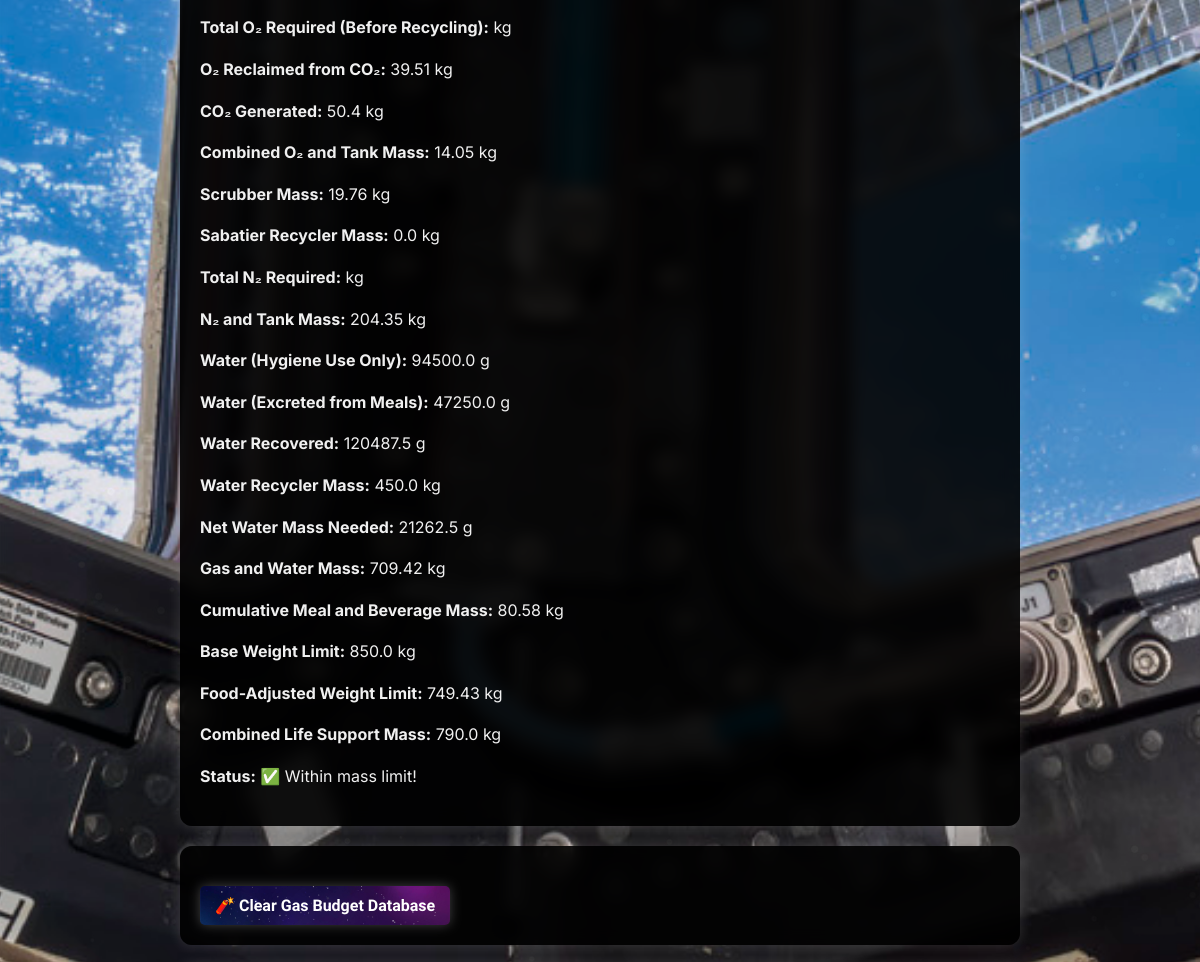
Before: / (middle part) with the older database file.
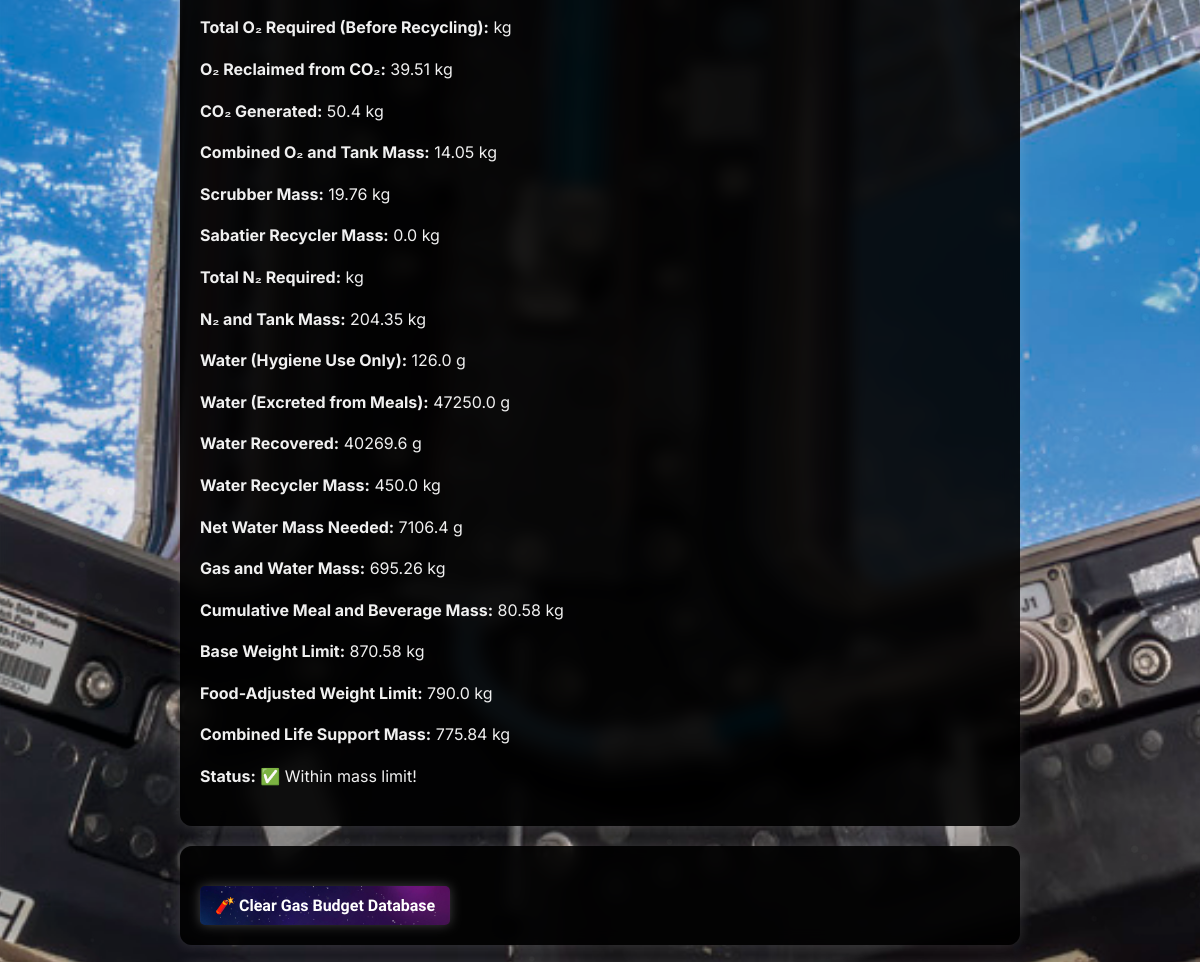
After: the same page with the newer database file.
### tables this page shows
CREATE TABLE gas_masses (
            id INTEGER PRIMARY KEY AUTOINCREMENT,
            timestamp TEXT,
            duration INTEGER,
            crew_count INTEGER,
            body_masses TEXT,
            activity TEXT,
            oxygen_tank_weight_per_kg REAL,
            co2_generated REAL,
            o2_required_kg REAL,
            o2_reclaimed REAL,
            o2_tank_mass REAL,
            scrubber_mass REAL,
            recycler_mass REAL,
            total_gas_mass REAL,
            use_scrubber BOOLEAN,
            use_recycler BOOLEAN,
            co2_scrubber_efficiency REAL,
            scrubber_weight_per_kg REAL,
            co2_recycler_efficiency REAL,
            recycler_weight REAL,
            within_limit BOOLEAN,
            weight_limit REAL,
            nitrogen_tank_weight_per_kg REAL,
            n2_required_kg REAL,
            n2_tank_mass REAL,
            hygiene_water_per_day REAL,
            water_hygiene_raw REAL,
            water_excretion REAL,
            water_recovered REAL,
            water_net REAL,
            use_water_recycler BOOLEAN,
            water_recycler_efficiency REAL,
            cumulative_meal_mass REAL,
            combined_life_support_mass REAL,
            water_recycler_mass REAL,
            total_life_support_mass REAL,
            base_weight_limit REAL
        );

### app.py (the view, shortened to what this page needs)
@app.route('/', methods=['GET', 'POST'])
def index():
    load_sufficiency_map = None
    results = {}
    crew_records = fetch_all_records(DB_PATH, TABLE_NAME)
    record = get_latest_gas_budget_record()
    if record:
        status = "✅ Within mass limit!" if record['within_limit'] else "❌ Exceeds mass limit!"
        status_color = "green" if record['within_limit'] else "red"
    try:
        gas_mass, weight_limit, _ = get_latest_gas_mass()
        meal_mass = get_cumulative_meal_mass()
        combined_mass = round(gas_mass + meal_mass, 2)
        results.update({
            'live_gas_mass': gas_mass,
            'live_meal_mass': meal_mass,
            'live_combined_mass': combined_mass,
            'live_weight_limit': weight_limit,
            'live_over_limit': (
                combined_mass is not None and
                weight_limit is not None and
                combined_mass < weight_limit
            )
        })
        if record:
            total_gas_mass = record.get('total_life_support_mass')
            if total_gas_mass is None:
                total_gas_mass = gas_mass
            cumulative_meal_mass = meal_mass
            combined_life_support_mass = round(total_gas_mass + cumulative_meal_mass, 2)
            base_limit = record.get('base_weight_limit')
            if base_limit is None:
                base_limit = weight_limit
            results.update({
                'duration': record.get('duration'),
                'crew_count': record.get('crew_count'),
                'activity': record.get('activity'),
                'total_life_support_mass': total_gas_mass,
                'cumulative_meal_mass': cumulative_meal_mass,
                'combined_life_support_mass': combined_life_support_mass,
                'live_gas_mass': total_gas_mass,
                'live_meal_mass': cumulative_meal_mass,
                'live_combined_mass': combined_life_support_mass,
                'base_weight_limit': base_limit,
                'live_weight_limit': base_limit,
                'adjusted_weight_limit': record.get('weight_limit'),
                'live_over_limit': (
                    combined_life_support_mass is not None and
                    base_limit is not None and
                    combined_life_support_mass < base_limit + 0.1
                ),
                'o2_required': record.get('o2_required_kg'),
                'o2_reclaimed': record.get('o2_reclaimed'),
                'co2_generated': record.get('co2_generated'),
                'o2_tank_mass': record.get('o2_tank_mass'),
                'scrubber_mass': record.get('scrubber_mass'),
                'recycler_mass': record.get('recycler_mass'),
                'use_scrubber': record.get('use_scrubber'),
                'use_recycler': record.get('use_recycler'),
                'n2_required': record.get('n2_required_kg'),
                'n2_tank_mass': record.get('n2_tank_mass'),
                'water_hygiene_raw': record.get('water_hygiene_raw'),
                'water_excretion': record.get('water_excretion'),
                'water_recovered': record.get('water_recovered'),
                'water_net': record.get('water_net'),
                'water_recycler_mass': record.get('water_recycler_mass'),
                'use_water_recycler': record.get('use_water_recycler'),
                'timestamp': record.get('timestamp')
            })
    except Exception as e:
        results = {'error': str(e)}
    return render_template('index.html', results=results, crew=crew_records, status=status, status_color=status_color)

### db_utils.py (called while the page is built)
def fetch_all_records(db_path, table_name):
    conn = sqlite3.connect(db_path)
    df = pd.read_sql_query(f"SELECT * FROM {table_name}", conn)
    conn.close()
    return df

def get_latest_gas_mass():
    import sqlite3
    conn = sqlite3.connect("gas_budget.db")
    conn.row_factory = sqlite3.Row  # Required for name-based access
    cursor = conn.cursor()
    cursor.execute("""
        SELECT total_gas_mass, weight_limit, base_weight_limit
        FROM gas_masses
        ORDER BY id DESC
        LIMIT 1
    """)
    row = cursor.fetchone()
    conn.close()
    if row:
        gas_mass = row["total_gas_mass"]
        weight_limit = row["weight_limit"]
        base_weight_limit = row["base_weight_limit"]
        return gas_mass, weight_limit, base_weight_limit
    else:
        return 0, 0, 0

### templates/index.html (shortened to what this page needs)
<!DOCTYPE html>
<html lang="en">
<head>
</head>
<body>
    {% if results %}
        <div class="results">
            {% if results.error %}
                <div class="error">{{ results.error }}</div>
            {% else %}
                <p><strong>Total O₂ Required (Before Recycling):</strong> {{ results.o2_required_kg }} kg</p>
                <p><strong>O₂ Reclaimed from CO₂:</strong> {{ results.o2_reclaimed }} kg</p>
                <p><strong>CO₂ Generated:</strong> {{ results.co2_generated }} kg</p>
                <p><strong>Combined O₂ and Tank Mass:</strong> {{ results.o2_tank_mass }} kg</p>
                <p><strong>Scrubber Mass:</strong> {{ results.scrubber_mass }} kg</p>
                <p><strong>Sabatier Recycler Mass:</strong> {{ results.recycler_mass }} kg</p>
                <p><strong>Total N₂ Required:</strong> {{ results.n2_required_kg }} kg</p>
                <p><strong>N₂ and Tank Mass:</strong> {{ results.n2_tank_mass }} kg</p>
                <p><strong>Water (Hygiene Use Only):</strong> {{ results.water_hygiene_raw }} g</p>
                <p><strong>Water (Excreted from Meals):</strong> {{ results.water_excretion }} g</p>
                <p><strong>Water Recovered:</strong> {{ results.water_recovered }} g</p>
                <p><strong>Water Recycler Mass:</strong> {{ results.water_recycler_mass }} kg</p>
                <p><strong>Net Water Mass Needed:</strong> {{ results.water_net }} g</p>
                <p><strong>Gas and Water Mass:</strong> {{ results.get('total_life_support_mass', 'N/A') }} kg</p>
                <p><strong>Cumulative Meal and Beverage Mass:</strong> {{ results.cumulative_meal_mass }} kg</p>
                <p><strong>Base Weight Limit:</strong> {{ results.base_weight_limit }} kg</p>
                <p><strong>Food-Adjusted Weight Limit:</strong> {{ results.adjusted_weight_limit }} kg</p>
                <p><strong>Combined Life Support Mass:</strong> {{ results.combined_life_support_mass }} kg</p>
                <p><strong>Status:</strong>
                {% if results.live_over_limit %}
                    ✅ Within mass limit!
                {% endif %}
                </p>
            {% endif %}
        </div>
    {% endif %}
    <form action="{{ url_for('clear_database') }}" method="get" onsubmit="return confirm('Are you sure you want to clear the gas budget database?');">
        <button type="submit" style="margin-top: 20px; padding: 10px 15px; background-color: #c62828; color: white; border: none; border-radius: 5px; cursor: pointer;">
            🧨 Clear Gas Budget Database
        </button>
    </form>
</body>
<link rel="stylesheet" href="{{ url_for('static', filename='css/base.css') }}">
</html>

Changed rows visible on the page:
changed gas_masses: water_hygiene_raw "94500.0" → "126.0"; water_recovered "120487.5" → "40269.6"; water_net "21262.5" → "7106.4"; get "709.42" → "695.26"; cumulative_meal_mass (not shown) → "80.58"; base_weight_limit "850.0" → "870.58"; adjusted_weight_limit "749.43" → "790.0"; combined_life_support_mass (not shown) → "775.84"
Other visible differences:
{{ results.cumulative_meal_mass }}: "80.58" → (not shown)
{{ results.combined_life_support_mass }}: "790.0" → (not shown)
